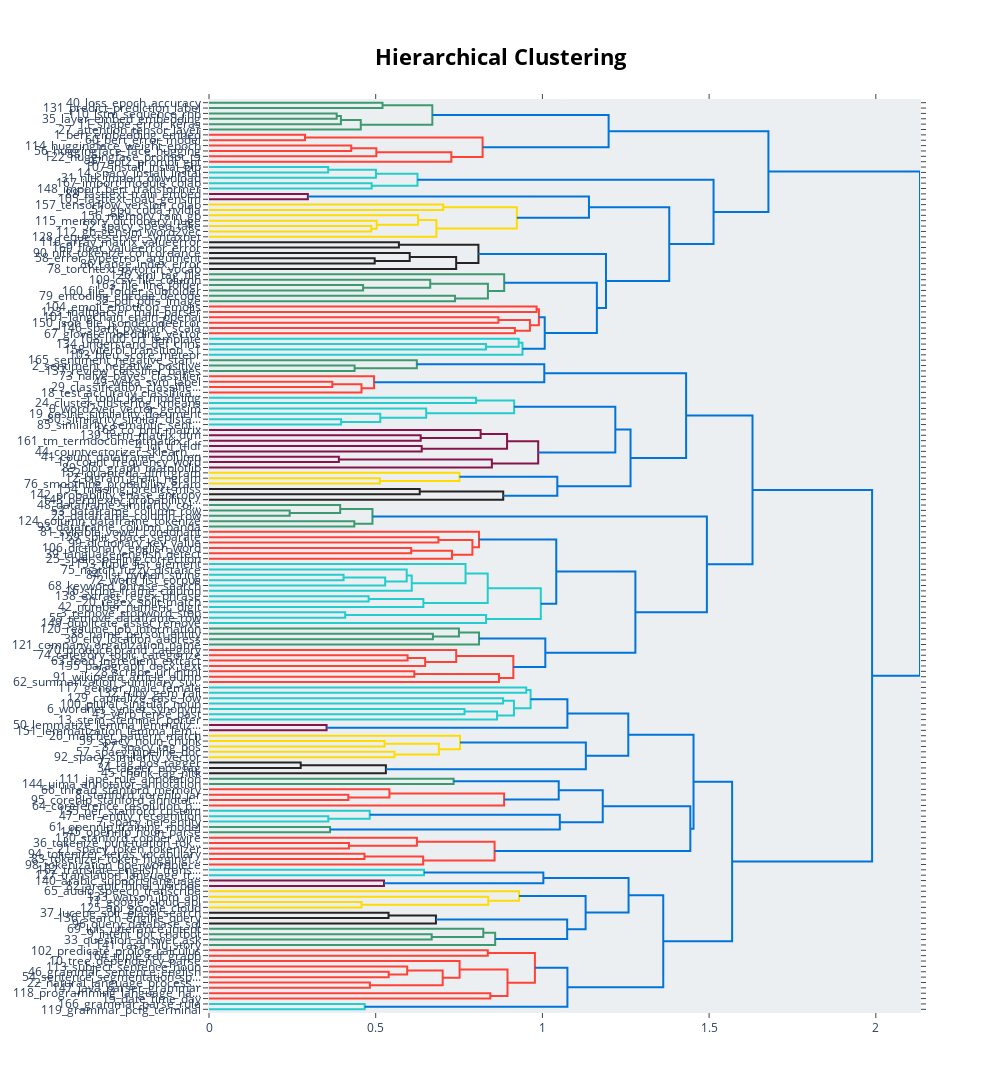

Source (notebook cell):
### Code cell
topic_model.visualize_hierarchy()

### Figure 1 — Plotly figure (JSON) as saved in the notebook; plotly's stock layout.template omitted (floating-point values rounded to 4 significant figures; data arrays with more than 128 entries replaced by an {"elided": "..."} marker saying what was removed)
{"data": [{"hoverinfo": "text", "marker": {"color": "rgb(61,153,112)"}, "mode": "lines", "type": "scatter", "x": [0.0, 0.5204, 0.5204, 0.0], "xaxis": "x", "y": [-5.0, -5.0, -15.0, -15.0], "yaxis": "y"}, {"hoverinfo": "text", "marker": {"color": "rgb(61,153,112)"}, "mode": "lines", "type": "scatter", "x": [0.0, 0.383, 0.383, 0.0], "xaxis": "x", "y": [-25.0, -25.0, -35.0, -35.0], "yaxis": "y"}, {"hoverinfo": "text", "marker": {"color": "rgb(61,153,112)"}, "mode": "lines", "type": "scatter", "x": [0.383, 0.3956, 0.3956, 0.0], "xaxis": "x", "y": [-30.0, -30.0, -45.0, -45.0], "yaxis": "y"}, {"hoverinfo": "text", "marker": {"color": "rgb(61,153,112)"}, "mode": "lines", "type": "scatter", "x": [0.3956, 0.4552, 0.4552, 0.0], "xaxis": "x", "y": [-37.5, -37.5, -55.0, -55.0], "yaxis": "y"}, {"hoverinfo": "text", "marker": {"color": "rgb(61,153,112)"}, "mode": "lines", "type": "scatter", "x": [0.5204, 0.6698, 0.6698, 0.4552], "xaxis": "x", "y": [-10.0, -10.0, -46.25, -46.25], "yaxis": "y"}, {"hoverinfo": "text", "marker": {"color": "rgb(255,65,54)"}, "mode": "lines", "type": "scatter", "x": [0.0, 0.2879, 0.2879, 0.0], "xaxis": "x", "y": [-65.0, -65.0, -75.0, -75.0], "yaxis": "y"}, {"hoverinfo": "text", "marker": {"color": "rgb(255,65,54)"}, "mode": "lines", "type": "scatter", "x": [0.0, 0.4266, 0.4266, 0.0], "xaxis": "x", "y": [-85.0, -85.0, -95.0, -95.0], "yaxis": "y"}, {"hoverinfo": "text", "marker": {"color": "rgb(255,65,54)"}, "mode": "lines", "type": "scatter", "x": [0.4266, 0.5019, 0.5019, 0.0], "xaxis": "x", "y": [-90.0, -90.0, -105.0, -105.0], "yaxis": "y"}, {"hoverinfo": "text", "marker": {"color": "rgb(255,65,54)"}, "mode": "lines", "type": "scatter", "x": [0.5019, 0.7269, 0.7269, 0.0], "xaxis": "x", "y": [-97.5, -97.5, -115.0, -115.0], "yaxis": "y"}, {"hoverinfo": "text", "marker": {"color": "rgb(255,65,54)"}, "mode": "lines", "type": "scatter", "x": [0.2879, 0.8206, 0.8206, 0.7269], "xaxis": "x", "y": [-70.0, -70.0, -106.2, -106.2], "yaxis": "y"}, {"hoverinfo": "text", "marker": {"color": "rgb(0,116,217)"}, "mode": "lines", "type": "scatter", "x": [0.6698, 1.199, 1.199, 0.8206], "xaxis": "x", "y": [-28.12, -28.12, -88.12, -88.12], "yaxis": "y"}, {"hoverinfo": "text", "marker": {"color": "rgb(35,205,205)"}, "mode": "lines", "type": "scatter", "x": [0.0, 0.3575, 0.3575, 0.0], "xaxis": "x", "y": [-125.0, -125.0, -135.0, -135.0], "yaxis": "y"}, {"hoverinfo": "text", "marker": {"color": "rgb(35,205,205)"}, "mode": "lines", "type": "scatter", "x": [0.3575, 0.5007, 0.5007, 0.0], "xaxis": "x", "y": [-130.0, -130.0, -145.0, -145.0], "yaxis": "y"}, {"hoverinfo": "text", "marker": {"color": "rgb(35,205,205)"}, "mode": "lines", "type": "scatter", "x": [0.0, 0.4878, 0.4878, 0.0], "xaxis": "x", "y": [-155.0, -155.0, -165.0, -165.0], "yaxis": "y"}, {"hoverinfo": "text", "marker": {"color": "rgb(35,205,205)"}, "mode": "lines", "type": "scatter", "x": [0.5007, 0.6254, 0.6254, 0.4878], "xaxis": "x", "y": [-137.5, -137.5, -160.0, -160.0], "yaxis": "y"}, {"hoverinfo": "text", "marker": {"color": "rgb(133,20,75)"}, "mode": "lines", "type": "scatter", "x": [0.0, 0.2965, 0.2965, 0.0], "xaxis": "x", "y": [-175.0, -175.0, -185.0, -185.0], "yaxis": "y"}, {"hoverinfo": "text", "marker": {"color": "rgb(255,220,0)"}, "mode": "lines", "type": "scatter", "x": [0.0, 0.7026, 0.7026, 0.0], "xaxis": "x", "y": [-195.0, -195.0, -205.0, -205.0], "yaxis": "y"}, {"hoverinfo": "text", "marker": {"color": "rgb(255,220,0)"}, "mode": "lines", "type": "scatter", "x": [0.0, 0.4866, 0.4866, 0.0], "xaxis": "x", "y": [-235.0, -235.0, -245.0, -245.0], "yaxis": "y"}, {"hoverinfo": "text", "marker": {"color": "rgb(255,220,0)"}, "mode": "lines", "type": "scatter", "x": [0.0, 0.5029, 0.5029, 0.4866], "xaxis": "x", "y": [-225.0, -225.0, -240.0, -240.0], "yaxis": "y"}, {"hoverinfo": "text", "marker": {"color": "rgb(255,220,0)"}, "mode": "lines", "type": "scatter", "x": [0.0, 0.6271, 0.6271, 0.5029], "xaxis": "x", "y": [-215.0, -215.0, -232.5, -232.5], "yaxis": "y"}, {"hoverinfo": "text", "marker": {"color": "rgb(255,220,0)"}, "mode": "lines", "type": "scatter", "x": [0.6271, 0.682, 0.682, 0.0], "xaxis": "x", "y": [-223.8, -223.8, -255.0, -255.0], "yaxis": "y"}, {"hoverinfo": "text", "marker": {"color": "rgb(255,220,0)"}, "mode": "lines", "type": "scatter", "x": [0.7026, 0.9233, 0.9233, 0.682], "xaxis": "x", "y": [-200.0, -200.0, -239.4, -239.4], "yaxis": "y"}, {"hoverinfo": "text", "marker": {"color": "rgb(0,116,217)"}, "mode": "lines", "type": "scatter", "x": [0.2965, 1.14, 1.14, 0.9233], "xaxis": "x", "y": [-180.0, -180.0, -219.7, -219.7], "yaxis": "y"}, {"hoverinfo": "text", "marker": {"color": "rgb(40,35,35)"}, "mode": "lines", "type": "scatter", "x": [0.0, 0.5695, 0.5695, 0.0], "xaxis": "x", "y": [-265.0, -265.0, -275.0, -275.0], "yaxis": "y"}, {"hoverinfo": "text", "marker": {"color": "rgb(40,35,35)"}, "mode": "lines", "type": "scatter", "x": [0.0, 0.497, 0.497, 0.0], "xaxis": "x", "y": [-295.0, -295.0, -305.0, -305.0], "yaxis": "y"}, {"hoverinfo": "text", "marker": {"color": "rgb(40,35,35)"}, "mode": "lines", "type": "scatter", "x": [0.0, 0.602, 0.602, 0.497], "xaxis": "x", "y": [-285.0, -285.0, -300.0, -300.0], "yaxis": "y"}, {"hoverinfo": "text", "marker": {"color": "rgb(40,35,35)"}, "mode": "lines", "type": "scatter", "x": [0.602, 0.7413, 0.7413, 0.0], "xaxis": "x", "y": [-292.5, -292.5, -315.0, -315.0], "yaxis": "y"}, {"hoverinfo": "text", "marker": {"color": "rgb(40,35,35)"}, "mode": "lines", "type": "scatter", "x": [0.5695, 0.8081, 0.8081, 0.7413], "xaxis": "x", "y": [-270.0, -270.0, -303.8, -303.8], "yaxis": "y"}, {"hoverinfo": "text", "marker": {"color": "rgb(61,153,112)"}, "mode": "lines", "type": "scatter", "x": [0.0, 0.4621, 0.4621, 0.0], "xaxis": "x", "y": [-345.0, -345.0, -355.0, -355.0], "yaxis": "y"}, {"hoverinfo": "text", "marker": {"color": "rgb(61,153,112)"}, "mode": "lines", "type": "scatter", "x": [0.0, 0.6635, 0.6635, 0.4621], "xaxis": "x", "y": [-335.0, -335.0, -350.0, -350.0], "yaxis": "y"}, {"hoverinfo": "text", "marker": {"color": "rgb(61,153,112)"}, "mode": "lines", "type": "scatter", "x": [0.0, 0.738, 0.738, 0.0], "xaxis": "x", "y": [-365.0, -365.0, -375.0, -375.0], "yaxis": "y"}, {"hoverinfo": "text", "marker": {"color": "rgb(61,153,112)"}, "mode": "lines", "type": "scatter", "x": [0.6635, 0.8366, 0.8366, 0.738], "xaxis": "x", "y": [-342.5, -342.5, -370.0, -370.0], "yaxis": "y"}, {"hoverinfo": "text", "marker": {"color": "rgb(61,153,112)"}, "mode": "lines", "type": "scatter", "x": [0.0, 0.8854, 0.8854, 0.8366], "xaxis": "x", "y": [-325.0, -325.0, -356.2, -356.2], "yaxis": "y"}, {"hoverinfo": "text", "marker": {"color": "rgb(255,65,54)"}, "mode": "lines", "type": "scatter", "x": [0.0, 0.9825, 0.9825, 0.0], "xaxis": "x", "y": [-385.0, -385.0, -395.0, -395.0], "yaxis": "y"}, {"hoverinfo": "text", "marker": {"color": "rgb(255,65,54)"}, "mode": "lines", "type": "scatter", "x": [0.0, 0.868, 0.868, 0.0], "xaxis": "x", "y": [-405.0, -405.0, -415.0, -415.0], "yaxis": "y"}, {"hoverinfo": "text", "marker": {"color": "rgb(255,65,54)"}, "mode": "lines", "type": "scatter", "x": [0.0, 0.9174, 0.9174, 0.0], "xaxis": "x", "y": [-425.0, -425.0, -435.0, -435.0], "yaxis": "y"}, {"hoverinfo": "text", "marker": {"color": "rgb(255,65,54)"}, "mode": "lines", "type": "scatter", "x": [0.868, 0.9626, 0.9626, 0.9174], "xaxis": "x", "y": [-410.0, -410.0, -430.0, -430.0], "yaxis": "y"}, {"hoverinfo": "text", "marker": {"color": "rgb(255,65,54)"}, "mode": "lines", "type": "scatter", "x": [0.9825, 0.9894, 0.9894, 0.9626], "xaxis": "x", "y": [-390.0, -390.0, -420.0, -420.0], "yaxis": "y"}, {"hoverinfo": "text", "marker": {"color": "rgb(35,205,205)"}, "mode": "lines", "type": "scatter", "x": [0.0, 0.8306, 0.8306, 0.0], "xaxis": "x", "y": [-455.0, -455.0, -465.0, -465.0], "yaxis": "y"}, {"hoverinfo": "text", "marker": {"color": "rgb(35,205,205)"}, "mode": "lines", "type": "scatter", "x": [0.0, 0.9288, 0.9288, 0.8306], "xaxis": "x", "y": [-445.0, -445.0, -460.0, -460.0], "yaxis": "y"}, {"hoverinfo": "text", "marker": {"color": "rgb(35,205,205)"}, "mode": "lines", "type": "scatter", "x": [0.9288, 0.9402, 0.9402, 0.0], "xaxis": "x", "y": [-452.5, -452.5, -475.0, -475.0], "yaxis": "y"}, {"hoverinfo": "text", "marker": {"color": "rgb(0,116,217)"}, "mode": "lines", "type": "scatter", "x": [0.9894, 1.007, 1.007, 0.9402], "xaxis": "x", "y": [-405.0, -405.0, -463.8, -463.8], "yaxis": "y"}, {"hoverinfo": "text", "marker": {"color": "rgb(0,116,217)"}, "mode": "lines", "type": "scatter", "x": [0.8854, 1.163, 1.163, 1.007], "xaxis": "x", "y": [-340.6, -340.6, -434.4, -434.4], "yaxis": "y"}, {"hoverinfo": "text", "marker": {"color": "rgb(0,116,217)"}, "mode": "lines", "type": "scatter", "x": [0.8081, 1.191, 1.191, 1.163], "xaxis": "x", "y": [-286.9, -286.9, -387.5, -387.5], "yaxis": "y"}, {"hoverinfo": "text", "marker": {"color": "rgb(0,116,217)"}, "mode": "lines", "type": "scatter", "x": [1.14, 1.38, 1.38, 1.191], "xaxis": "x", "y": [-199.8, -199.8, -337.2, -337.2], "yaxis": "y"}, {"hoverinfo": "text", "marker": {"color": "rgb(0,116,217)"}, "mode": "lines", "type": "scatter", "x": [0.6254, 1.513, 1.513, 1.38], "xaxis": "x", "y": [-148.8, -148.8, -268.5, -268.5], "yaxis": "y"}, {"hoverinfo": "text", "marker": {"color": "rgb(0,116,217)"}, "mode": "lines", "type": "scatter", "x": [1.199, 1.678, 1.678, 1.513], "xaxis": "x", "y": [-58.12, -58.12, -208.6, -208.6], "yaxis": "y"}, {"hoverinfo": "text", "marker": {"color": "rgb(61,153,112)"}, "mode": "lines", "type": "scatter", "x": [0.0, 0.4367, 0.4367, 0.0], "xaxis": "x", "y": [-495.0, -495.0, -505.0, -505.0], "yaxis": "y"}, {"hoverinfo": "text", "marker": {"color": "rgb(61,153,112)"}, "mode": "lines", "type": "scatter", "x": [0.0, 0.6234, 0.6234, 0.4367], "xaxis": "x", "y": [-485.0, -485.0, -500.0, -500.0], "yaxis": "y"}, {"hoverinfo": "text", "marker": {"color": "rgb(255,65,54)"}, "mode": "lines", "type": "scatter", "x": [0.0, 0.37, 0.37, 0.0], "xaxis": "x", "y": [-525.0, -525.0, -535.0, -535.0], "yaxis": "y"}, {"hoverinfo": "text", "marker": {"color": "rgb(255,65,54)"}, "mode": "lines", "type": "scatter", "x": [0.37, 0.4574, 0.4574, 0.0], "xaxis": "x", "y": [-530.0, -530.0, -545.0, -545.0], "yaxis": "y"}, {"hoverinfo": "text", "marker": {"color": "rgb(255,65,54)"}, "mode": "lines", "type": "scatter", "x": [0.0, 0.4951, 0.4951, 0.4574], "xaxis": "x", "y": [-515.0, -515.0, -537.5, -537.5], "yaxis": "y"}, {"hoverinfo": "text", "marker": {"color": "rgb(0,116,217)"}, "mode": "lines", "type": "scatter", "x": [0.6234, 1.006, 1.006, 0.4951], "xaxis": "x", "y": [-492.5, -492.5, -526.2, -526.2], "yaxis": "y"}, {"hoverinfo": "text", "marker": {"color": "rgb(35,205,205)"}, "mode": "lines", "type": "scatter", "x": [0.0, 0.801, 0.801, 0.0], "xaxis": "x", "y": [-555.0, -555.0, -565.0, -565.0], "yaxis": "y"}, {"hoverinfo": "text", "marker": {"color": "rgb(35,205,205)"}, "mode": "lines", "type": "scatter", "x": [0.0, 0.3962, 0.3962, 0.0], "xaxis": "x", "y": [-595.0, -595.0, -605.0, -605.0], "yaxis": "y"}, {"hoverinfo": "text", "marker": {"color": "rgb(35,205,205)"}, "mode": "lines", "type": "scatter", "x": [0.0, 0.5137, 0.5137, 0.3962], "xaxis": "x", "y": [-585.0, -585.0, -600.0, -600.0], "yaxis": "y"}, {"hoverinfo": "text", "marker": {"color": "rgb(35,205,205)"}, "mode": "lines", "type": "scatter", "x": [0.0, 0.6514, 0.6514, 0.5137], "xaxis": "x", "y": [-575.0, -575.0, -592.5, -592.5], "yaxis": "y"}, {"hoverinfo": "text", "marker": {"color": "rgb(35,205,205)"}, "mode": "lines", "type": "scatter", "x": [0.801, 0.9153, 0.9153, 0.6514], "xaxis": "x", "y": [-560.0, -560.0, -583.8, -583.8], "yaxis": "y"}, {"hoverinfo": "text", "marker": {"color": "rgb(133,20,75)"}, "mode": "lines", "type": "scatter", "x": [0.0, 0.6349, 0.6349, 0.0], "xaxis": "x", "y": [-625.0, -625.0, -635.0, -635.0], "yaxis": "y"}, {"hoverinfo": "text", "marker": {"color": "rgb(133,20,75)"}, "mode": "lines", "type": "scatter", "x": [0.0, 0.8147, 0.8147, 0.6349], "xaxis": "x", "y": [-615.0, -615.0, -630.0, -630.0], "yaxis": "y"}, {"hoverinfo": "text", "marker": {"color": "rgb(133,20,75)"}, "mode": "lines", "type": "scatter", "x": [0.0, 0.6379, 0.6379, 0.0], "xaxis": "x", "y": [-645.0, -645.0, -655.0, -655.0], "yaxis": "y"}, {"hoverinfo": "text", "marker": {"color": "rgb(133,20,75)"}, "mode": "lines", "type": "scatter", "x": [0.8147, 0.894, 0.894, 0.6379], "xaxis": "x", "y": [-622.5, -622.5, -650.0, -650.0], "yaxis": "y"}, {"hoverinfo": "text", "marker": {"color": "rgb(133,20,75)"}, "mode": "lines", "type": "scatter", "x": [0.0, 0.3895, 0.3895, 0.0], "xaxis": "x", "y": [-665.0, -665.0, -675.0, -675.0], "yaxis": "y"}, {"hoverinfo": "text", "marker": {"color": "rgb(133,20,75)"}, "mode": "lines", "type": "scatter", "x": [0.3895, 0.8484, 0.8484, 0.0], "xaxis": "x", "y": [-670.0, -670.0, -685.0, -685.0], "yaxis": "y"}, {"hoverinfo": "text", "marker": {"color": "rgb(133,20,75)"}, "mode": "lines", "type": "scatter", "x": [0.894, 0.9874, 0.9874, 0.8484], "xaxis": "x", "y": [-636.2, -636.2, -677.5, -677.5], "yaxis": "y"}, {"hoverinfo": "text", "marker": {"color": "rgb(0,116,217)"}, "mode": "lines", "type": "scatter", "x": [0.9153, 1.219, 1.219, 0.9874], "xaxis": "x", "y": [-571.9, -571.9, -656.9, -656.9], "yaxis": "y"}, {"hoverinfo": "text", "marker": {"color": "rgb(255,220,0)"}, "mode": "lines", "type": "scatter", "x": [0.0, 0.5125, 0.5125, 0.0], "xaxis": "x", "y": [-705.0, -705.0, -715.0, -715.0], "yaxis": "y"}, {"hoverinfo": "text", "marker": {"color": "rgb(255,220,0)"}, "mode": "lines", "type": "scatter", "x": [0.0, 0.7512, 0.7512, 0.5125], "xaxis": "x", "y": [-695.0, -695.0, -710.0, -710.0], "yaxis": "y"}, {"hoverinfo": "text", "marker": {"color": "rgb(40,35,35)"}, "mode": "lines", "type": "scatter", "x": [0.0, 0.632, 0.632, 0.0], "xaxis": "x", "y": [-725.0, -725.0, -735.0, -735.0], "yaxis": "y"}, {"hoverinfo": "text", "marker": {"color": "rgb(40,35,35)"}, "mode": "lines", "type": "scatter", "x": [0.632, 0.8825, 0.8825, 0.0], "xaxis": "x", "y": [-730.0, -730.0, -745.0, -745.0], "yaxis": "y"}, {"hoverinfo": "text", "marker": {"color": "rgb(0,116,217)"}, "mode": "lines", "type": "scatter", "x": [0.7512, 1.045, 1.045, 0.8825], "xaxis": "x", "y": [-702.5, -702.5, -737.5, -737.5], "yaxis": "y"}, {"hoverinfo": "text", "marker": {"color": "rgb(0,116,217)"}, "mode": "lines", "type": "scatter", "x": [1.219, 1.264, 1.264, 1.045], "xaxis": "x", "y": [-614.4, -614.4, -720.0, -720.0], "yaxis": "y"}, {"hoverinfo": "text", "marker": {"color": "rgb(0,116,217)"}, "mode": "lines", "type": "scatter", "x": [1.006, 1.431, 1.431, 1.264], "xaxis": "x", "y": [-509.4, -509.4, -667.2, -667.2], "yaxis": "y"}, {"hoverinfo": "text", "marker": {"color": "rgb(61,153,112)"}, "mode": "lines", "type": "scatter", "x": [0.0, 0.2419, 0.2419, 0.0], "xaxis": "x", "y": [-765.0, -765.0, -775.0, -775.0], "yaxis": "y"}, {"hoverinfo": "text", "marker": {"color": "rgb(61,153,112)"}, "mode": "lines", "type": "scatter", "x": [0.0, 0.3935, 0.3935, 0.2419], "xaxis": "x", "y": [-755.0, -755.0, -770.0, -770.0], "yaxis": "y"}, {"hoverinfo": "text", "marker": {"color": "rgb(61,153,112)"}, "mode": "lines", "type": "scatter", "x": [0.0, 0.4359, 0.4359, 0.0], "xaxis": "x", "y": [-785.0, -785.0, -795.0, -795.0], "yaxis": "y"}, {"hoverinfo": "text", "marker": {"color": "rgb(61,153,112)"}, "mode": "lines", "type": "scatter", "x": [0.3935, 0.4903, 0.4903, 0.4359], "xaxis": "x", "y": [-762.5, -762.5, -790.0, -790.0], "yaxis": "y"}, {"hoverinfo": "text", "marker": {"color": "rgb(255,65,54)"}, "mode": "lines", "type": "scatter", "x": [0.0, 0.6881, 0.6881, 0.0], "xaxis": "x", "y": [-815.0, -815.0, -825.0, -825.0], "yaxis": "y"}, {"hoverinfo": "text", "marker": {"color": "rgb(255,65,54)"}, "mode": "lines", "type": "scatter", "x": [0.0, 0.6065, 0.6065, 0.0], "xaxis": "x", "y": [-835.0, -835.0, -845.0, -845.0], "yaxis": "y"}, {"hoverinfo": "text", "marker": {"color": "rgb(255,65,54)"}, "mode": "lines", "type": "scatter", "x": [0.6065, 0.7287, 0.7287, 0.0], "xaxis": "x", "y": [-840.0, -840.0, -855.0, -855.0], "yaxis": "y"}, {"hoverinfo": "text", "marker": {"color": "rgb(255,65,54)"}, "mode": "lines", "type": "scatter", "x": [0.6881, 0.79, 0.79, 0.7287], "xaxis": "x", "y": [-820.0, -820.0, -847.5, -847.5], "yaxis": "y"}, {"hoverinfo": "text", "marker": {"color": "rgb(255,65,54)"}, "mode": "lines", "type": "scatter", "x": [0.0, 0.8097, 0.8097, 0.79], "xaxis": "x", "y": [-805.0, -805.0, -833.8, -833.8], "yaxis": "y"}, {"hoverinfo": "text", "marker": {"color": "rgb(35,205,205)"}, "mode": "lines", "type": "scatter", "x": [0.0, 0.4036, 0.4036, 0.0], "xaxis": "x", "y": [-885.0, -885.0, -895.0, -895.0], "yaxis": "y"}, {"hoverinfo": "text", "marker": {"color": "rgb(35,205,205)"}, "mode": "lines", "type": "scatter", "x": [0.4036, 0.5284, 0.5284, 0.0], "xaxis": "x", "y": [-890.0, -890.0, -905.0, -905.0], "yaxis": "y"}, {"hoverinfo": "text", "marker": {"color": "rgb(35,205,205)"}, "mode": "lines", "type": "scatter", "x": [0.0, 0.593, 0.593, 0.5284], "xaxis": "x", "y": [-875.0, -875.0, -897.5, -897.5], "yaxis": "y"}, {"hoverinfo": "text", "marker": {"color": "rgb(35,205,205)"}, "mode": "lines", "type": "scatter", "x": [0.593, 0.6081, 0.6081, 0.0], "xaxis": "x", "y": [-886.2, -886.2, -915.0, -915.0], "yaxis": "y"}, {"hoverinfo": "text", "marker": {"color": "rgb(35,205,205)"}, "mode": "lines", "type": "scatter", "x": [0.0, 0.7694, 0.7694, 0.6081], "xaxis": "x", "y": [-865.0, -865.0, -900.6, -900.6], "yaxis": "y"}, {"hoverinfo": "text", "marker": {"color": "rgb(35,205,205)"}, "mode": "lines", "type": "scatter", "x": [0.0, 0.4788, 0.4788, 0.0], "xaxis": "x", "y": [-925.0, -925.0, -935.0, -935.0], "yaxis": "y"}, {"hoverinfo": "text", "marker": {"color": "rgb(35,205,205)"}, "mode": "lines", "type": "scatter", "x": [0.4788, 0.643, 0.643, 0.0], "xaxis": "x", "y": [-930.0, -930.0, -945.0, -945.0], "yaxis": "y"}, {"hoverinfo": "text", "marker": {"color": "rgb(35,205,205)"}, "mode": "lines", "type": "scatter", "x": [0.7694, 0.836, 0.836, 0.643], "xaxis": "x", "y": [-882.8, -882.8, -937.5, -937.5], "yaxis": "y"}, {"hoverinfo": "text", "marker": {"color": "rgb(35,205,205)"}, "mode": "lines", "type": "scatter", "x": [0.0, 0.4085, 0.4085, 0.0], "xaxis": "x", "y": [-955.0, -955.0, -965.0, -965.0], "yaxis": "y"}, {"hoverinfo": "text", "marker": {"color": "rgb(35,205,205)"}, "mode": "lines", "type": "scatter", "x": [0.4085, 0.831, 0.831, 0.0], "xaxis": "x", "y": [-960.0, -960.0, -975.0, -975.0], "yaxis": "y"}, {"hoverinfo": "text", "marker": {"color": "rgb(35,205,205)"}, "mode": "lines", "type": "scatter", "x": [0.836, 0.9952, 0.9952, 0.831], "xaxis": "x", "y": [-910.2, -910.2, -967.5, -967.5], "yaxis": "y"}, {"hoverinfo": "text", "marker": {"color": "rgb(0,116,217)"}, "mode": "lines", "type": "scatter", "x": [0.8097, 1.042, 1.042, 0.9952], "xaxis": "x", "y": [-819.4, -819.4, -938.8, -938.8], "yaxis": "y"}, {"hoverinfo": "text", "marker": {"color": "rgb(61,153,112)"}, "mode": "lines", "type": "scatter", "x": [0.0, 0.6716, 0.6716, 0.0], "xaxis": "x", "y": [-995.0, -995.0, -1005.0, -1005.0], "yaxis": "y"}, {"hoverinfo": "text", "marker": {"color": "rgb(61,153,112)"}, "mode": "lines", "type": "scatter", "x": [0.0, 0.7497, 0.7497, 0.6716], "xaxis": "x", "y": [-985.0, -985.0, -1000.0, -1000.0], "yaxis": "y"}, {"hoverinfo": "text", "marker": {"color": "rgb(61,153,112)"}, "mode": "lines", "type": "scatter", "x": [0.7497, 0.8099, 0.8099, 0.0], "xaxis": "x", "y": [-992.5, -992.5, -1015.0, -1015.0], "yaxis": "y"}, {"hoverinfo": "text", "marker": {"color": "rgb(255,65,54)"}, "mode": "lines", "type": "scatter", "x": [0.0, 0.5955, 0.5955, 0.0], "xaxis": "x", "y": [-1035.0, -1035.0, -1045.0, -1045.0], "yaxis": "y"}, {"hoverinfo": "text", "marker": {"color": "rgb(255,65,54)"}, "mode": "lines", "type": "scatter", "x": [0.5955, 0.6483, 0.6483, 0.0], "xaxis": "x", "y": [-1040.0, -1040.0, -1055.0, -1055.0], "yaxis": "y"}, {"hoverinfo": "text", "marker": {"color": "rgb(255,65,54)"}, "mode": "lines", "type": "scatter", "x": [0.0, 0.7415, 0.7415, 0.6483], "xaxis": "x", "y": [-1025.0, -1025.0, -1048.0, -1048.0], "yaxis": "y"}, {"hoverinfo": "text", "marker": {"color": "rgb(255,65,54)"}, "mode": "lines", "type": "scatter", "x": [0.0, 0.6157, 0.6157, 0.0], "xaxis": "x", "y": [-1065.0, -1065.0, -1075.0, -1075.0], "yaxis": "y"}, {"hoverinfo": "text", "marker": {"color": "rgb(255,65,54)"}, "mode": "lines", "type": "scatter", "x": [0.6157, 0.8697, 0.8697, 0.0], "xaxis": "x", "y": [-1070.0, -1070.0, -1085.0, -1085.0], "yaxis": "y"}, {"hoverinfo": "text", "marker": {"color": "rgb(255,65,54)"}, "mode": "lines", "type": "scatter", "x": [0.7415, 0.9128, 0.9128, 0.8697], "xaxis": "x", "y": [-1036.0, -1036.0, -1078.0, -1078.0], "yaxis": "y"}, {"hoverinfo": "text", "marker": {"color": "rgb(0,116,217)"}, "mode": "lines", "type": "scatter", "x": [0.8099, 1.009, 1.009, 0.9128], "xaxis": "x", "y": [-1004.0, -1004.0, -1057.0, -1057.0], "yaxis": "y"}, {"hoverinfo": "text", "marker": {"color": "rgb(0,116,217)"}, "mode": "lines", "type": "scatter", "x": [1.042, 1.279, 1.279, 1.009], "xaxis": "x", "y": [-879.1, -879.1, -1030.0, -1030.0], "yaxis": "y"}, {"hoverinfo": "text", "marker": {"color": "rgb(0,116,217)"}, "mode": "lines", "type": "scatter", "x": [0.4903, 1.493, 1.493, 1.279], "xaxis": "x", "y": [-776.2, -776.2, -954.7, -954.7], "yaxis": "y"}, {"hoverinfo": "text", "marker": {"color": "rgb(0,116,217)"}, "mode": "lines", "type": "scatter", "x": [1.431, 1.63, 1.63, 1.493], "xaxis": "x", "y": [-588.3, -588.3, -865.5, -865.5], "yaxis": "y"}, {"hoverinfo": "text", "marker": {"color": "rgb(35,205,205)"}, "mode": "lines", "type": "scatter", "x": [0.0, 0.9516, 0.9516, 0.0], "xaxis": "x", "y": [-1095.0, -1095.0, -1105.0, -1105.0], "yaxis": "y"}, {"hoverinfo": "text", "marker": {"color": "rgb(35,205,205)"}, "mode": "lines", "type": "scatter", "x": [0.0, 0.8821, 0.8821, 0.0], "xaxis": "x", "y": [-1115.0, -1115.0, -1125.0, -1125.0], "yaxis": "y"}, {"hoverinfo": "text", "marker": {"color": "rgb(35,205,205)"}, "mode": "lines", "type": "scatter", "x": [0.0, 0.7664, 0.7664, 0.0], "xaxis": "x", "y": [-1135.0, -1135.0, -1145.0, -1145.0], "yaxis": "y"}, {"hoverinfo": "text", "marker": {"color": "rgb(35,205,205)"}, "mode": "lines", "type": "scatter", "x": [0.7664, 0.864, 0.864, 0.0], "xaxis": "x", "y": [-1140.0, -1140.0, -1155.0, -1155.0], "yaxis": "y"}, {"hoverinfo": "text", "marker": {"color": "rgb(35,205,205)"}, "mode": "lines", "type": "scatter", "x": [0.8821, 0.9146, 0.9146, 0.864], "xaxis": "x", "y": [-1120.0, -1120.0, -1148.0, -1148.0], "yaxis": "y"}, {"hoverinfo": "text", "marker": {"color": "rgb(35,205,205)"}, "mode": "lines", "type": "scatter", "x": [0.9516, 0.9646, 0.9646, 0.9146], "xaxis": "x", "y": [-1100.0, -1100.0, -1134.0, -1134.0], "yaxis": "y"}, {"hoverinfo": "text", "marker": {"color": "rgb(133,20,75)"}, "mode": "lines", "type": "scatter", "x": [0.0, 0.3527, 0.3527, 0.0], "xaxis": "x", "y": [-1165.0, -1165.0, -1175.0, -1175.0], "yaxis": "y"}, {"hoverinfo": "text", "marker": {"color": "rgb(0,116,217)"}, "mode": "lines", "type": "scatter", "x": [0.9646, 1.075, 1.075, 0.3527], "xaxis": "x", "y": [-1117.0, -1117.0, -1170.0, -1170.0], "yaxis": "y"}, {"hoverinfo": "text", "marker": {"color": "rgb(255,220,0)"}, "mode": "lines", "type": "scatter", "x": [0.0, 0.5264, 0.5264, 0.0], "xaxis": "x", "y": [-1195.0, -1195.0, -1205.0, -1205.0], "yaxis": "y"}, {"hoverinfo": "text", "marker": {"color": "rgb(255,220,0)"}, "mode": "lines", "type": "scatter", "x": [0.0, 0.5566, 0.5566, 0.0], "xaxis": "x", "y": [-1215.0, -1215.0, -1225.0, -1225.0], "yaxis": "y"}, {"hoverinfo": "text", "marker": {"color": "rgb(255,220,0)"}, "mode": "lines", "type": "scatter", "x": [0.5264, 0.6894, 0.6894, 0.5566], "xaxis": "x", "y": [-1200.0, -1200.0, -1220.0, -1220.0], "yaxis": "y"}, {"hoverinfo": "text", "marker": {"color": "rgb(255,220,0)"}, "mode": "lines", "type": "scatter", "x": [0.0, 0.7529, 0.7529, 0.6894], "xaxis": "x", "y": [-1185.0, -1185.0, -1210.0, -1210.0], "yaxis": "y"}, {"hoverinfo": "text", "marker": {"color": "rgb(40,35,35)"}, "mode": "lines", "type": "scatter", "x": [0.0, 0.2751, 0.2751, 0.0], "xaxis": "x", "y": [-1235.0, -1235.0, -1245.0, -1245.0], "yaxis": "y"}, {"hoverinfo": "text", "marker": {"color": "rgb(40,35,35)"}, "mode": "lines", "type": "scatter", "x": [0.2751, 0.5305, 0.5305, 0.0], "xaxis": "x", "y": [-1240.0, -1240.0, -1255.0, -1255.0], "yaxis": "y"}, {"hoverinfo": "text", "marker": {"color": "rgb(0,116,217)"}, "mode": "lines", "type": "scatter", "x": [0.7529, 1.13, 1.13, 0.5305], "xaxis": "x", "y": [-1198.0, -1198.0, -1248.0, -1248.0], "yaxis": "y"}, {"hoverinfo": "text", "marker": {"color": "rgb(0,116,217)"}, "mode": "lines", "type": "scatter", "x": [1.075, 1.258, 1.258, 1.13], "xaxis": "x", "y": [-1143.0, -1143.0, -1222.0, -1222.0], "yaxis": "y"}, {"hoverinfo": "text", "marker": {"color": "rgb(61,153,112)"}, "mode": "lines", "type": "scatter", "x": [0.0, 0.7337, 0.7337, 0.0], "xaxis": "x", "y": [-1265.0, -1265.0, -1275.0, -1275.0], "yaxis": "y"}, {"hoverinfo": "text", "marker": {"color": "rgb(255,65,54)"}, "mode": "lines", "type": "scatter", "x": [0.0, 0.418, 0.418, 0.0], "xaxis": "x", "y": [-1295.0, -1295.0, -1305.0, -1305.0], "yaxis": "y"}, {"hoverinfo": "text", "marker": {"color": "rgb(255,65,54)"}, "mode": "lines", "type": "scatter", "x": [0.0, 0.5411, 0.5411, 0.418], "xaxis": "x", "y": [-1285.0, -1285.0, -1300.0, -1300.0], "yaxis": "y"}, {"hoverinfo": "text", "marker": {"color": "rgb(255,65,54)"}, "mode": "lines", "type": "scatter", "x": [0.5411, 0.8851, 0.8851, 0.0], "xaxis": "x", "y": [-1292.0, -1292.0, -1315.0, -1315.0], "yaxis": "y"}, {"hoverinfo": "text", "marker": {"color": "rgb(0,116,217)"}, "mode": "lines", "type": "scatter", "x": [0.7337, 1.049, 1.049, 0.8851], "xaxis": "x", "y": [-1270.0, -1270.0, -1304.0, -1304.0], "yaxis": "y"}, {"hoverinfo": "text", "marker": {"color": "rgb(35,205,205)"}, "mode": "lines", "type": "scatter", "x": [0.0, 0.3578, 0.3578, 0.0], "xaxis": "x", "y": [-1335.0, -1335.0, -1345.0, -1345.0], "yaxis": "y"}, {"hoverinfo": "text", "marker": {"color": "rgb(35,205,205)"}, "mode": "lines", "type": "scatter", "x": [0.0, 0.482, 0.482, 0.3578], "xaxis": "x", "y": [-1325.0, -1325.0, -1340.0, -1340.0], "yaxis": "y"}, {"hoverinfo": "text", "marker": {"color": "rgb(61,153,112)"}, "mode": "lines", "type": "scatter", "x": [0.0, 0.363, 0.363, 0.0], "xaxis": "x", "y": [-1355.0, -1355.0, -1365.0, -1365.0], "yaxis": "y"}, {"hoverinfo": "text", "marker": {"color": "rgb(0,116,217)"}, "mode": "lines", "type": "scatter", "x": [0.482, 1.052, 1.052, 0.363], "xaxis": "x", "y": [-1332.0, -1332.0, -1360.0, -1360.0], "yaxis": "y"}, {"hoverinfo": "text", "marker": {"color": "rgb(0,116,217)"}, "mode": "lines", "type": "scatter", "x": [1.049, 1.181, 1.181, 1.052], "xaxis": "x", "y": [-1287.0, -1287.0, -1346.0, -1346.0], "yaxis": "y"}, {"hoverinfo": "text", "marker": {"color": "rgb(255,65,54)"}, "mode": "lines", "type": "scatter", "x": [0.0, 0.4197, 0.4197, 0.0], "xaxis": "x", "y": [-1385.0, -1385.0, -1395.0, -1395.0], "yaxis": "y"}, {"hoverinfo": "text", "marker": {"color": "rgb(255,65,54)"}, "mode": "lines", "type": "scatter", "x": [0.0, 0.6235, 0.6235, 0.4197], "xaxis": "x", "y": [-1375.0, -1375.0, -1390.0, -1390.0], "yaxis": "y"}, {"hoverinfo": "text", "marker": {"color": "rgb(255,65,54)"}, "mode": "lines", "type": "scatter", "x": [0.0, 0.4663, 0.4663, 0.0], "xaxis": "x", "y": [-1405.0, -1405.0, -1415.0, -1415.0], "yaxis": "y"}, {"hoverinfo": "text", "marker": {"color": "rgb(255,65,54)"}, "mode": "lines", "type": "scatter", "x": [0.4663, 0.6424, 0.6424, 0.0], "xaxis": "x", "y": [-1410.0, -1410.0, -1425.0, -1425.0], "yaxis": "y"}, {"hoverinfo": "text", "marker": {"color": "rgb(255,65,54)"}, "mode": "lines", "type": "scatter", "x": [0.6235, 0.8565, 0.8565, 0.6424], "xaxis": "x", "y": [-1382.0, -1382.0, -1418.0, -1418.0], "yaxis": "y"}, {"hoverinfo": "text", "marker": {"color": "rgb(0,116,217)"}, "mode": "lines", "type": "scatter", "x": [1.181, 1.444, 1.444, 0.8565], "xaxis": "x", "y": [-1317.0, -1317.0, -1400.0, -1400.0], "yaxis": "y"}, {"hoverinfo": "text", "marker": {"color": "rgb(0,116,217)"}, "mode": "lines", "type": "scatter", "x": [1.258, 1.453, 1.453, 1.444], "xaxis": "x", "y": [-1183.0, -1183.0, -1358.0, -1358.0], "yaxis": "y"}, {"hoverinfo": "text", "marker": {"color": "rgb(35,205,205)"}, "mode": "lines", "type": "scatter", "x": [0.0, 0.6449, 0.6449, 0.0], "xaxis": "x", "y": [-1435.0, -1435.0, -1445.0, -1445.0], "yaxis": "y"}, {"hoverinfo": "text", "marker": {"color": "rgb(133,20,75)"}, "mode": "lines", "type": "scatter", "x": [0.0, 0.5249, 0.5249, 0.0], "xaxis": "x", "y": [-1455.0, -1455.0, -1465.0, -1465.0], "yaxis": "y"}, {"hoverinfo": "text", "marker": {"color": "rgb(0,116,217)"}, "mode": "lines", "type": "scatter", "x": [0.6449, 1.003, 1.003, 0.5249], "xaxis": "x", "y": [-1440.0, -1440.0, -1460.0, -1460.0], "yaxis": "y"}, {"hoverinfo": "text", "marker": {"color": "rgb(255,220,0)"}, "mode": "lines", "type": "scatter", "x": [0.0, 0.4575, 0.4575, 0.0], "xaxis": "x", "y": [-1495.0, -1495.0, -1505.0, -1505.0], "yaxis": "y"}, {"hoverinfo": "text", "marker": {"color": "rgb(255,220,0)"}, "mode": "lines", "type": "scatter", "x": [0.0, 0.8376, 0.8376, 0.4575], "xaxis": "x", "y": [-1485.0, -1485.0, -1500.0, -1500.0], "yaxis": "y"}, {"hoverinfo": "text", "marker": {"color": "rgb(255,220,0)"}, "mode": "lines", "type": "scatter", "x": [0.0, 0.93, 0.93, 0.8376], "xaxis": "x", "y": [-1475.0, -1475.0, -1492.0, -1492.0], "yaxis": "y"}, {"hoverinfo": "text", "marker": {"color": "rgb(40,35,35)"}, "mode": "lines", "type": "scatter", "x": [0.0, 0.5386, 0.5386, 0.0], "xaxis": "x", "y": [-1515.0, -1515.0, -1525.0, -1525.0], "yaxis": "y"}, {"hoverinfo": "text", "marker": {"color": "rgb(40,35,35)"}, "mode": "lines", "type": "scatter", "x": [0.5386, 0.6807, 0.6807, 0.0], "xaxis": "x", "y": [-1520.0, -1520.0, -1535.0, -1535.0], "yaxis": "y"}, {"hoverinfo": "text", "marker": {"color": "rgb(61,153,112)"}, "mode": "lines", "type": "scatter", "x": [0.0, 0.668, 0.668, 0.0], "xaxis": "x", "y": [-1555.0, -1555.0, -1565.0, -1565.0], "yaxis": "y"}, {"hoverinfo": "text", "marker": {"color": "rgb(61,153,112)"}, "mode": "lines", "type": "scatter", "x": [0.0, 0.8227, 0.8227, 0.668], "xaxis": "x", "y": [-1545.0, -1545.0, -1560.0, -1560.0], "yaxis": "y"}, {"hoverinfo": "text", "marker": {"color": "rgb(61,153,112)"}, "mode": "lines", "type": "scatter", "x": [0.8227, 0.8583, 0.8583, 0.0], "xaxis": "x", "y": [-1552.0, -1552.0, -1575.0, -1575.0], "yaxis": "y"}, {"hoverinfo": "text", "marker": {"color": "rgb(0,116,217)"}, "mode": "lines", "type": "scatter", "x": [0.6807, 1.074, 1.074, 0.8583], "xaxis": "x", "y": [-1528.0, -1528.0, -1564.0, -1564.0], "yaxis": "y"}, {"hoverinfo": "text", "marker": {"color": "rgb(0,116,217)"}, "mode": "lines", "type": "scatter", "x": [0.93, 1.13, 1.13, 1.074], "xaxis": "x", "y": [-1484.0, -1484.0, -1546.0, -1546.0], "yaxis": "y"}, {"hoverinfo": "text", "marker": {"color": "rgb(0,116,217)"}, "mode": "lines", "type": "scatter", "x": [1.003, 1.258, 1.258, 1.13], "xaxis": "x", "y": [-1450.0, -1450.0, -1515.0, -1515.0], "yaxis": "y"}, {"hoverinfo": "text", "marker": {"color": "rgb(255,65,54)"}, "mode": "lines", "type": "scatter", "x": [0.0, 0.8361, 0.8361, 0.0], "xaxis": "x", "y": [-1585.0, -1585.0, -1595.0, -1595.0], "yaxis": "y"}, {"hoverinfo": "text", "marker": {"color": "rgb(255,65,54)"}, "mode": "lines", "type": "scatter", "x": [0.0, 0.5389, 0.5389, 0.0], "xaxis": "x", "y": [-1625.0, -1625.0, -1635.0, -1635.0], "yaxis": "y"}, {"hoverinfo": "text", "marker": {"color": "rgb(255,65,54)"}, "mode": "lines", "type": "scatter", "x": [0.0, 0.5944, 0.5944, 0.5389], "xaxis": "x", "y": [-1615.0, -1615.0, -1630.0, -1630.0], "yaxis": "y"}, {"hoverinfo": "text", "marker": {"color": "rgb(255,65,54)"}, "mode": "lines", "type": "scatter", "x": [0.0, 0.4825, 0.4825, 0.0], "xaxis": "x", "y": [-1645.0, -1645.0, -1655.0, -1655.0], "yaxis": "y"}, {"hoverinfo": "text", "marker": {"color": "rgb(255,65,54)"}, "mode": "lines", "type": "scatter", "x": [0.5944, 0.7009, 0.7009, 0.4825], "xaxis": "x", "y": [-1622.0, -1622.0, -1650.0, -1650.0], "yaxis": "y"}, {"hoverinfo": "text", "marker": {"color": "rgb(255,65,54)"}, "mode": "lines", "type": "scatter", "x": [0.0, 0.7516, 0.7516, 0.7009], "xaxis": "x", "y": [-1605.0, -1605.0, -1636.0, -1636.0], "yaxis": "y"}, {"hoverinfo": "text", "marker": {"color": "rgb(255,65,54)"}, "mode": "lines", "type": "scatter", "x": [0.0, 0.8436, 0.8436, 0.0], "xaxis": "x", "y": [-1665.0, -1665.0, -1675.0, -1675.0], "yaxis": "y"}, {"hoverinfo": "text", "marker": {"color": "rgb(255,65,54)"}, "mode": "lines", "type": "scatter", "x": [0.7516, 0.8953, 0.8953, 0.8436], "xaxis": "x", "y": [-1621.0, -1621.0, -1670.0, -1670.0], "yaxis": "y"}, {"hoverinfo": "text", "marker": {"color": "rgb(255,65,54)"}, "mode": "lines", "type": "scatter", "x": [0.8361, 0.9775, 0.9775, 0.8953], "xaxis": "x", "y": [-1590.0, -1590.0, -1645.0, -1645.0], "yaxis": "y"}, {"hoverinfo": "text", "marker": {"color": "rgb(35,205,205)"}, "mode": "lines", "type": "scatter", "x": [0.0, 0.4669, 0.4669, 0.0], "xaxis": "x", "y": [-1685.0, -1685.0, -1695.0, -1695.0], "yaxis": "y"}, {"hoverinfo": "text", "marker": {"color": "rgb(0,116,217)"}, "mode": "lines", "type": "scatter", "x": [0.9775, 1.075, 1.075, 0.4669], "xaxis": "x", "y": [-1618.0, -1618.0, -1690.0, -1690.0], "yaxis": "y"}, {"hoverinfo": "text", "marker": {"color": "rgb(0,116,217)"}, "mode": "lines", "type": "scatter", "x": [1.258, 1.362, 1.362, 1.075], "xaxis": "x", "y": [-1482.0, -1482.0, -1654.0, -1654.0], "yaxis": "y"}, {"hoverinfo": "text", "marker": {"color": "rgb(0,116,217)"}, "mode": "lines", "type": "scatter", "x": [1.453, 1.569, 1.569, 1.362], "xaxis": "x", "y": [-1271.0, -1271.0, -1568.0, -1568.0], "yaxis": "y"}, {"hoverinfo": "text", "marker": {"color": "rgb(0,116,217)"}, "mode": "lines", "type": "scatter", "x": [1.63, 1.989, 1.989, 1.569], "xaxis": "x", "y": [-726.9, -726.9, -1419.0, -1419.0], "yaxis": "y"}, {"hoverinfo": "text", "marker": {"color": "rgb(0,116,217)"}, "mode": "lines", "type": "scatter", "x": [1.678, 2.133, 2.133, 1.989], "xaxis": "x", "y": [-133.4, -133.4, -1073.0, -1073.0], "yaxis": "y"}], "layout": {"autosize": false, "height": 2750, "hoverlabel": {"bgcolor": "white", "font": {"family": "Rockwell", "size": 16}}, "hovermode": "closest", "plot_bgcolor": "#ECEFF1", "showlegend": false, "title": {"font": {"color": "Black", "size": 22}, "text": "<b>Hierarchical Clustering</b>", "x": 0.5, "xanchor": "center", "yanchor": "top"}, "width": 1000, "xaxis": {"mirror": "allticks", "rangemode": "tozero", "showgrid": false, "showline": true, "showticklabels": true, "ticks": "outside", "type": "linear", "zeroline": false}, "yaxis": {"mirror": "allticks", "range": [-1700, 0], "rangemode": "tozero", "showgrid": false, "showline": true, "showticklabels": true, "tickmode": "array", "ticks": "outside", "ticktext": {"elided": "170 str values"}, "tickvals": {"elided": "170 int values"}, "type": "linear", "zeroline": false}}}
